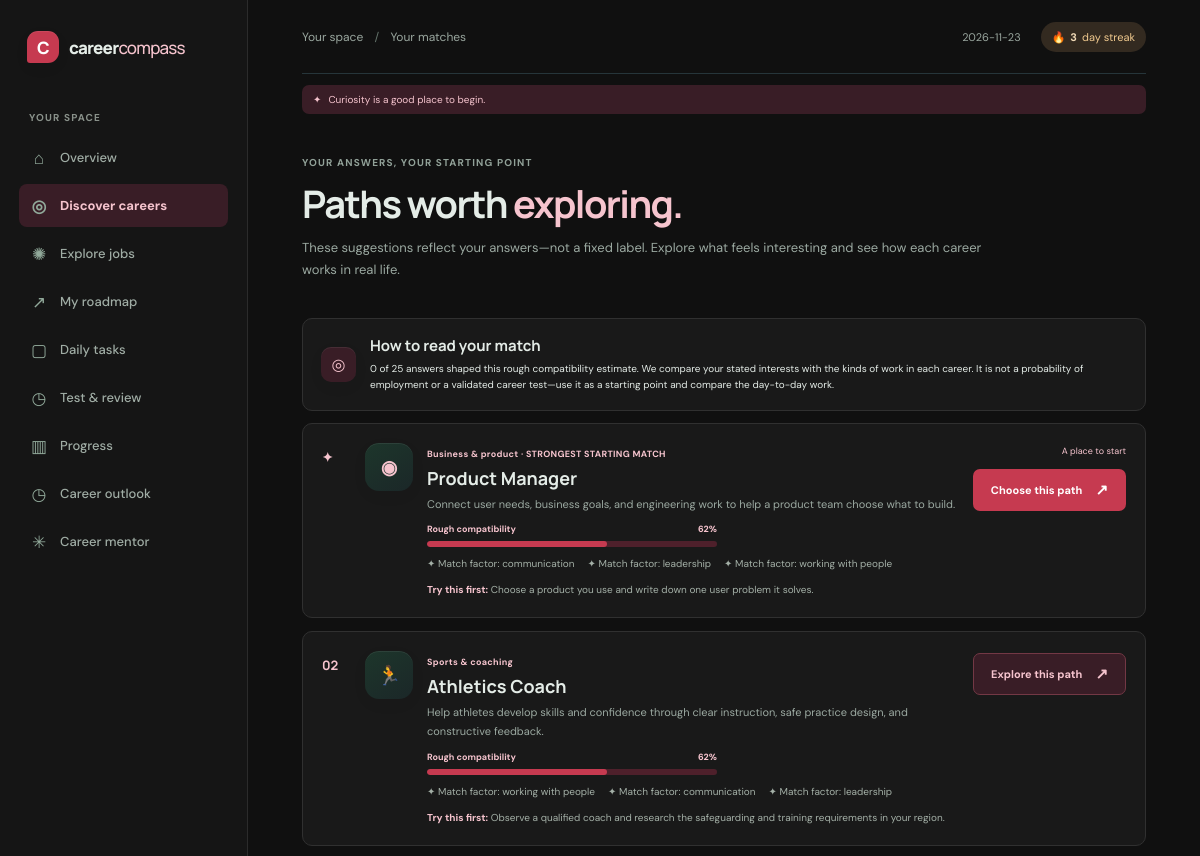
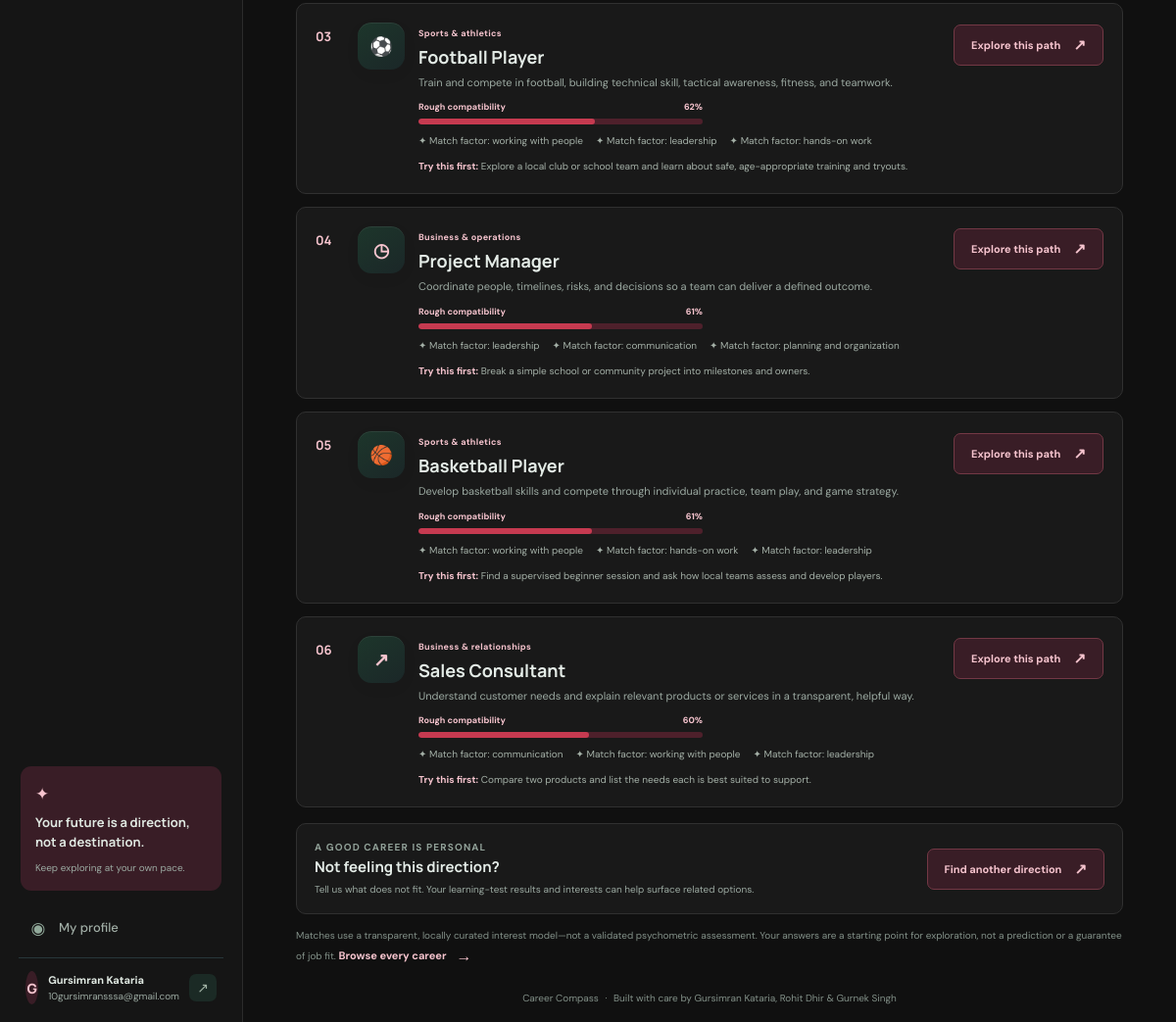
The page /results (signed in) on the database its author committed (2 pictures, top to bottom).
### tables this page shows
CREATE TABLE users (
            id INTEGER PRIMARY KEY AUTOINCREMENT,
            display_name TEXT NOT NULL,
            email TEXT NOT NULL UNIQUE COLLATE NOCASE,
            password_hash TEXT NOT NULL,
            theme TEXT NOT NULL DEFAULT 'dark' CHECK (theme IN ('dark', 'light')),
            created_at TEXT NOT NULL
        , accent_color TEXT NOT NULL DEFAULT 'green', market_country TEXT NOT NULL DEFAULT 'IN');

CREATE TABLE user_progress (
            user_id INTEGER PRIMARY KEY REFERENCES users(id) ON DELETE CASCADE,
            xp INTEGER NOT NULL DEFAULT 0,
            streak INTEGER NOT NULL DEFAULT 0,
            last_active TEXT,
            selected_career TEXT
        );

CREATE TABLE assessments (
            id INTEGER PRIMARY KEY AUTOINCREMENT,
            user_id INTEGER NOT NULL REFERENCES users(id) ON DELETE CASCADE,
            scores TEXT NOT NULL,
            created_at TEXT NOT NULL
        , answered_count INTEGER NOT NULL DEFAULT 0);

### app.py (the view)
@app.get("/results")
@login_required
def results():
    user_id = session["user_id"]
    assessment_result = latest_assessment(user_id)
    if assessment_result is None:
        flash("Complete the assessment to see your career matches.", "info")
        return redirect(url_for("assessment"))
    return render_template(
        "results.html",
        matches=ranked_careers(assessment_result["scores"])[:6],
        assessment=assessment_result,
    )

### app.py (called while the page is built)
def get_db():
    if "db" not in g:
        if CLOUDFLARE_WORKER:
            from cloudflare_d1 import D1Database
            environment = request.environ.get("workers.env")
            if environment is None:
                raise RuntimeError("The Cloudflare Worker environment is unavailable.")
            g.db = D1Database(environment.DB)
        else:
            g.db = sqlite3.connect(DATABASE)
            g.db.row_factory = sqlite3.Row
            g.db.execute("PRAGMA foreign_keys = ON")
    return g.db

def login_required(view):
    @wraps(view)
    def wrapped(*args, **kwargs):
        if not session.get("user_id"):
            flash("Sign in to save and view your career progress.", "info")
            return redirect(url_for("login"))
        user = get_db().execute(
            "SELECT id FROM users WHERE id = ?", (session["user_id"],)
        ).fetchone()
        if user is None:
            session.clear()
            return redirect(url_for("login"))
        return view(*args, **kwargs)
    return wrapped

def current_user():
    user_id = session.get("user_id")
    if not user_id:
        return None
    return get_db().execute("SELECT * FROM users WHERE id = ?", (user_id,)).fetchone()

def current_progress():
    user_id = session.get("user_id")
    if not user_id:
        return None
    return get_db().execute(
        "SELECT * FROM user_progress WHERE user_id = ?", (user_id,)
    ).fetchone()

def csrf_token():
    if "csrf_token" not in session:
        session["csrf_token"] = secrets.token_urlsafe(32)
    return session["csrf_token"]

def latest_assessment(user_id):
    row = get_db().execute(
        """SELECT scores, answered_count, created_at FROM assessments
           WHERE user_id = ? ORDER BY id DESC LIMIT 1""",
        (user_id,),
    ).fetchone()
    if row is None:
        return None
    return {
        "scores": json.loads(row["scores"]),
        "answered_count": row["answered_count"],
        "created_at": row["created_at"],
    }

### templates/results.html (shortened to what this page needs)
{% extends "base.html" %}
{% block breadcrumb %}Your matches{% endblock %}
{% block content %}
<section class="page-intro"><p class="eyebrow">YOUR ANSWERS, YOUR STARTING POINT</p><h1>Paths worth <span>exploring.</span></h1><p class="muted">These suggestions reflect your answers—not a fixed label. Explore what feels interesting and see how each career works in real life.</p></section>
<section class="match-explainer panel"><span class="stat-icon mint">◎</span><div><h2>How to read your match</h2><p>{{ assessment.answered_count }} of 25 answers shaped this rough compatibility estimate. We compare your stated interests with the kinds of work in each career. It is not a probability of employment or a validated career test—use it as a starting point and compare the day-to-day work.</p></div></section>
<section class="match-list">
  {% for career in matches %}
  <article class="panel match-card {% if loop.first %}match-top{% endif %}"><div class="match-rank">{% if loop.first %}✦{% else %}0{{ loop.index }}{% endif %}</div><div class="career-icon">{{ career.icon }}</div><div class="match-body"><span class="tag">{{ career.category }}{% if loop.first %} · STRONGEST STARTING MATCH{% endif %}</span><h2>{{ career.title }}</h2><p class="muted">{{ career.description }}</p><div class="compatibility-meter"><div><strong>Rough compatibility</strong><span>{{ career.compatibility }}%</span></div><span class="compatibility-track"><i style="width: {{ career.compatibility }}%"></i></span></div><div class="strength-list">{% for reason in career.fit_reasons %}<span>✦ Match factor: {{ reason }}</span>{% endfor %}</div><p class="first-step"><strong>Try this first:</strong> {{ career.first_step }}</p></div><div class="match-action">{% if loop.first %}<span class="top-match-label">A place to start</span>{% endif %}<form method="post" action="{{ url_for('select_career', career_id=career.id) }}"><input type="hidden" name="csrf_token" value="{{ csrf_token() }}"><button class="button {% if loop.first %}button-dark{% else %}button-outline{% endif %}" type="submit">{% if loop.first %}Choose this path{% else %}Explore this path{% endif %} <span>↗</span></button></form></div></article>
  {% endfor %}
</section>
<section class="career-feedback-invite panel"><div><p class="eyebrow">A GOOD CAREER IS PERSONAL</p><h2>Not feeling this direction?</h2><p class="muted">Tell us what does not fit. Your learning-test results and interests can help surface related options.</p></div><a class="button button-outline" href="{{ url_for('career_feedback') }}">Find another direction <span>↗</span></a></section>
<p class="disclaimer">Matches use a transparent, locally curated interest model—not a validated psychometric assessment. Your answers are a starting point for exploration, not a prediction or a guarantee of job fit. <a class="text-link" href="{{ url_for('careers') }}">Browse every career <span>→</span></a></p>
{% endblock %}

### templates/base.html (shortened to what this page needs)
<!doctype html>
<html lang="en">
<head>
  {% set user = current_user() %}
  {% set ui_theme = user.theme if user else browser_theme %}
  {% set ui_accent = user.accent_color if user and user.accent_color in accent_palettes else browser_accent_color %}
  {% set palette = accent_palettes[ui_accent] %}
  <link rel="stylesheet" href="{{ url_for('static', filename='style.css') }}">
</head>
<body class="theme-{{ ui_theme }} accent-{{ ui_accent }}" data-accent="{{ ui_accent }}" style="--accent: {{ palette.accent }}; --accent-deep: {{ palette.deep }}; --accent-soft: {{ palette.soft }}; --accent-glow: {{ palette.glow }}; --accent-on: {{ palette.on_accent }}; --accent-on-dark: {{ palette.on_accent_dark }};">
  <div class="app-shell">
    {% if user %}
    <aside class="sidebar">
      <a class="brand" href="{{ url_for('home') }}"><span class="brand-mark">C</span><span>career<span class="brand-light">compass</span></span></a>
      <p class="nav-label">YOUR SPACE</p>
      <nav class="main-nav" aria-label="Main navigation">
        <a class="nav-link {% if request.endpoint == 'home' %}active{% endif %}" href="{{ url_for('home') }}"><span class="nav-icon">⌂</span>Overview</a>
        <a class="nav-link {% if request.endpoint in ['assessment', 'results'] %}active{% endif %}" href="{{ url_for('assessment') }}"><span class="nav-icon">◎</span>Discover careers</a>
        <a class="nav-link {% if request.endpoint == 'careers' %}active{% endif %}" href="{{ url_for('careers') }}"><span class="nav-icon">✺</span>Explore jobs</a>
        <a class="nav-link {% if request.endpoint == 'roadmap' %}active{% endif %}" href="{{ url_for('roadmap') }}"><span class="nav-icon">↗</span>My roadmap</a>
        <a class="nav-link {% if request.endpoint == 'tasks' %}active{% endif %}" href="{{ url_for('tasks') }}"><span class="nav-icon">▢</span>Daily tasks</a>
        <a class="nav-link " href="{{ url_for('learning_tests') }}"><span class="nav-icon">◷</span>Test & review</a>
        <a class="nav-link {% if request.endpoint == 'progress_page' %}active{% endif %}" href="{{ url_for('progress_page') }}"><span class="nav-icon">▥</span>Progress</a>
        <a class="nav-link {% if request.endpoint == 'career_insights' %}active{% endif %}" href="{{ url_for('career_insights') }}"><span class="nav-icon">◷</span>Career outlook</a>
        <a class="nav-link {% if request.endpoint == 'mentor' %}active{% endif %}" href="{{ url_for('mentor') }}"><span class="nav-icon">✳</span>Career mentor</a>
      </nav>
      <div class="sidebar-bottom">
        <div class="sidebar-note"><span class="note-spark">✦</span><p>Your future is a direction, not a destination.</p><span class="note-caption">Keep exploring at your own pace.</span></div>
        <a class="nav-link {% if request.endpoint == 'profile' %}active{% endif %}" href="{{ url_for('profile') }}"><span class="nav-icon">◉</span>My profile</a>
        <div class="user-chip"><span class="avatar">{{ user.display_name[:1]|upper }}</span><span><strong>{{ user.display_name }}</strong><small>{{ user.email }}</small></span><form method="post" action="{{ url_for('logout') }}"><input type="hidden" name="csrf_token" value="{{ csrf_token() }}"><button class="signout-button" type="submit" aria-label="Sign out">↗</button></form></div>
      </div>
    </aside>
    {% endif %}
    <main class="main-content {% if not user %}auth-main{% endif %}">
      {% if user %}
      <header class="topbar"><span class="breadcrumb">Your space <span>/</span> {% block breadcrumb %}Overview{% endblock %}</span><div class="topbar-right"><span class="topbar-date">{{ today }}</span><a class="streak-pill" href="{{ url_for('profile') }}">🔥 <strong>{{ current_progress().streak }}</strong> day streak</a></div></header>
      <p class="motivation-quote"><span>✦</span> {{ motivation_quote }}</p>
      {% else %}
      <header class="auth-topbar"><a class="brand" href="{{ url_for('login') }}"><span class="brand-mark">C</span><span>career<span class="brand-light">compass</span></span></a><span>Find a direction that feels like yours.</span></header>
      {% endif %}
      {% block content %}{% endblock %}
      {% if user %}<footer class="footer">Career Compass <span>·</span> Built with care by Gursimran Kataria, Rohit Dhir &amp; Gurnek Singh</footer>{% else %}<footer class="footer">Career Compass <span>·</span> A project by Gursimran Kataria, Rohit Dhir &amp; Gurnek Singh</footer>{% endif %}
    </main>
  </div>
</body>
</html>

### rows shown on the page
users: display_name "G", display_name "Gursimran Kataria", email "10gursimransssa@gmail.com"
user_progress: streak "3"
assessments: answered_count "0"

### other values the page prints
{{ motivation_quote }} "Curiosity is a good place to begin."
{{ career.icon }} "◉" "🏃" "⚽" "◷" "🏀" "↗"
{{ career.category }} "Business & product" "Sports & coaching" "Sports & athletics" "Business & operations" "Sports & athletics" "Business & relationships"
{{ career.title }} "Product Manager" "Athletics Coach" "Football Player" "Project Manager" "Basketball Player" "Sales Consultant"
{{ career.description }} "Connect user needs, business goals, and engineering work to help a product team choose what to build." "Help athletes develop skills and confidence through clear instruction, safe practice design, and constructive feedback." "Train and compete in football, building technical skill, tactical awareness, fitness, and teamwork." "Coordinate people, timelines, risks, and decisions so a team can deliver a defined outcome." "Develop basketball skills and compete through individual practice, team play, and game strategy." "Understand customer needs and explain relevant products or services in a transparent, helpful way."
{{ career.compatibility }} "62" "62" "62" "61" "61" "60"
{{ reason }} "communication" "leadership" "working with people" "working with people" "communication" "leadership" "working with people" "leadership" "hands-on work" "leadership" "communication" "planning and organization" "working with people" "hands-on work" "leadership" "communication" "working with people" "leadership"
{{ career.first_step }} "Choose a product you use and write down one user problem it solves." "Observe a qualified coach and research the safeguarding and training requirements in your region." "Explore a local club or school team and learn about safe, age-appropriate training and tryouts." "Break a simple school or community project into milestones and owners." "Find a supervised beginner session and ask how local teams assess and develop players." "Compare two products and list the needs each is best suited to support."
